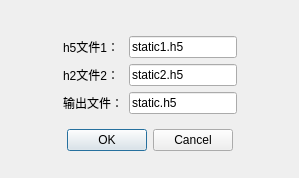
<?xml version="1.0" encoding="UTF-8"?>
<ui version="4.0">
 <class>Form</class>
 <widget class="QWidget" name="Form">
  <property name="geometry">
   <rect>
    <x>0</x>
    <y>0</y>
    <width>299</width>
    <height>178</height>
   </rect>
  </property>
  <property name="windowTitle">
   <string>Form</string>
  </property>
  <layout class="QHBoxLayout" name="horizontalLayout">
   <item>
    <spacer name="horizontalSpacer">
     <property name="orientation">
      <enum>Qt::Orientation::Horizontal</enum>
     </property>
     <property name="sizeHint" stdset="0">
      <size>
       <width>40</width>
       <height>20</height>
      </size>
     </property>
    </spacer>
   </item>
   <item>
    <layout class="QVBoxLayout" name="verticalLayout">
     <item>
      <spacer name="verticalSpacer_2">
       <property name="orientation">
        <enum>Qt::Orientation::Vertical</enum>
       </property>
       <property name="sizeHint" stdset="0">
        <size>
         <width>20</width>
         <height>40</height>
        </size>
       </property>
      </spacer>
     </item>
     <item>
      <widget class="QWidget" name="widget" native="true">
       <layout class="QGridLayout" name="gridLayout">
        <item row="1" column="1">
         <widget class="QLineEdit" name="lineEdit_2">
          <property name="text">
           <string>static2.h5</string>
          </property>
         </widget>
        </item>
        <item row="2" column="0">
         <widget class="QLabel" name="label_3">
          <property name="text">
           <string>输出文件：</string>
          </property>
         </widget>
        </item>
        <item row="0" column="0">
         <widget class="QLabel" name="label">
          <property name="text">
           <string>h5文件1：</string>
          </property>
         </widget>
        </item>
        <item row="0" column="1">
         <widget class="QLineEdit" name="lineEdit">
          <property name="text">
           <string>static1.h5</string>
          </property>
         </widget>
        </item>
        <item row="2" column="1">
         <widget class="QLineEdit" name="lineEdit_3">
          <property name="text">
           <string>static.h5</string>
          </property>
         </widget>
        </item>
        <item row="1" column="0">
         <widget class="QLabel" name="label_2">
          <property name="text">
           <string>h2文件2：</string>
          </property>
         </widget>
        </item>
       </layout>
      </widget>
     </item>
     <item>
      <widget class="QDialogButtonBox" name="buttonBox_2">
       <property name="standardButtons">
        <set>QDialogButtonBox::StandardButton::Cancel|QDialogButtonBox::StandardButton::Ok</set>
       </property>
       <property name="centerButtons">
        <bool>true</bool>
       </property>
      </widget>
     </item>
     <item>
      <spacer name="verticalSpacer_3">
       <property name="orientation">
        <enum>Qt::Orientation::Vertical</enum>
       </property>
       <property name="sizeHint" stdset="0">
        <size>
         <width>20</width>
         <height>40</height>
        </size>
       </property>
      </spacer>
     </item>
    </layout>
   </item>
   <item>
    <spacer name="horizontalSpacer_2">
     <property name="orientation">
      <enum>Qt::Orientation::Horizontal</enum>
     </property>
     <property name="sizeHint" stdset="0">
      <size>
       <width>40</width>
       <height>20</height>
      </size>
     </property>
    </spacer>
   </item>
  </layout>
 </widget>
 <resources/>
 <connections/>
</ui>
